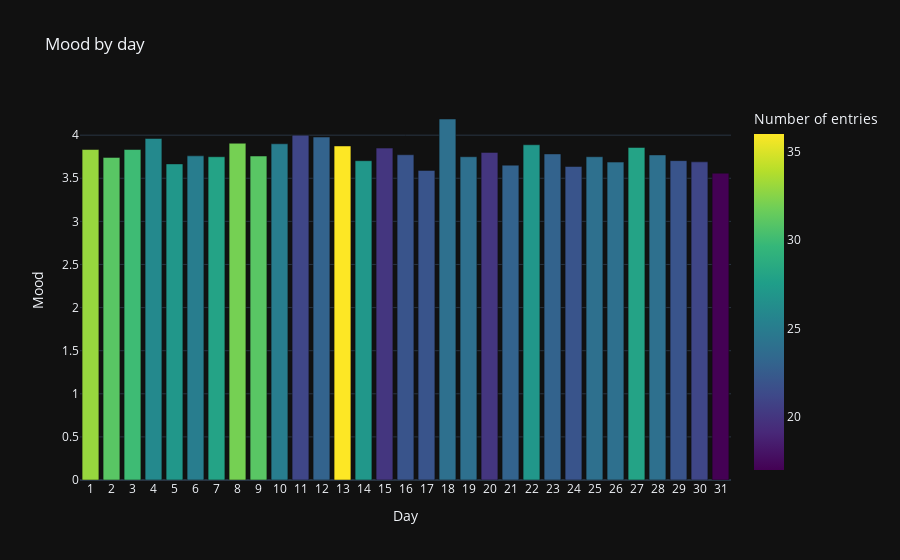

The notebook cell saved with this chart:
### Code cell
df.by_time_bar_plot('day')

### Figure 1 — Plotly figure (JSON) as saved in the notebook; plotly's stock layout.template omitted (floating-point values rounded to 4 significant figures)
{"data": [{"alignmentgroup": "True", "hovertemplate": "Day=%{x}<br>Mood=%{y}<br>Number of entries=%{marker.color}<extra></extra>", "legendgroup": "", "marker": {"color": [27, 36, 23, 21, 25, 31, 32, 28, 25, 27, 26, 30, 31, 33, 22, 24, 28, 24, 24, 22, 23, 27, 23, 20, 24, 24, 22, 22, 20, 17, 21], "coloraxis": "coloraxis", "pattern": {"shape": ""}}, "name": "", "offsetgroup": "", "orientation": "v", "showlegend": false, "textposition": "auto", "type": "bar", "x": [14, 13, 12, 11, 10, 9, 8, 7, 6, 5, 4, 3, 2, 1, 29, 28, 27, 26, 25, 24, 23, 22, 21, 20, 19, 18, 17, 16, 15, 31, 30], "xaxis": "x", "y": [3.704, 3.875, 3.978, 4, 3.9, 3.758, 3.906, 3.75, 3.76, 3.667, 3.962, 3.833, 3.742, 3.833, 3.705, 3.771, 3.857, 3.688, 3.75, 3.636, 3.783, 3.889, 3.652, 3.8, 3.75, 4.188, 3.591, 3.773, 3.85, 3.559, 3.69], "yaxis": "y"}], "layout": {"barmode": "relative", "coloraxis": {"colorbar": {"title": {"text": "Number of entries"}}, "colorscale": [[0, "#440154"], [0.1111, "#482878"], [0.2222, "#3e4989"], [0.3333, "#31688e"], [0.4444, "#26828e"], [0.5556, "#1f9e89"], [0.6667, "#35b779"], [0.7778, "#6ece58"], [0.8889, "#b5de2b"], [1, "#fde725"]]}, "legend": {"tracegroupgap": 0}, "title": {"text": "Mood by day"}, "xaxis": {"anchor": "y", "domain": [0, 1], "dtick": 1, "title": {"text": "Day"}}, "yaxis": {"anchor": "x", "domain": [0, 1], "title": {"text": "Mood"}}}}
